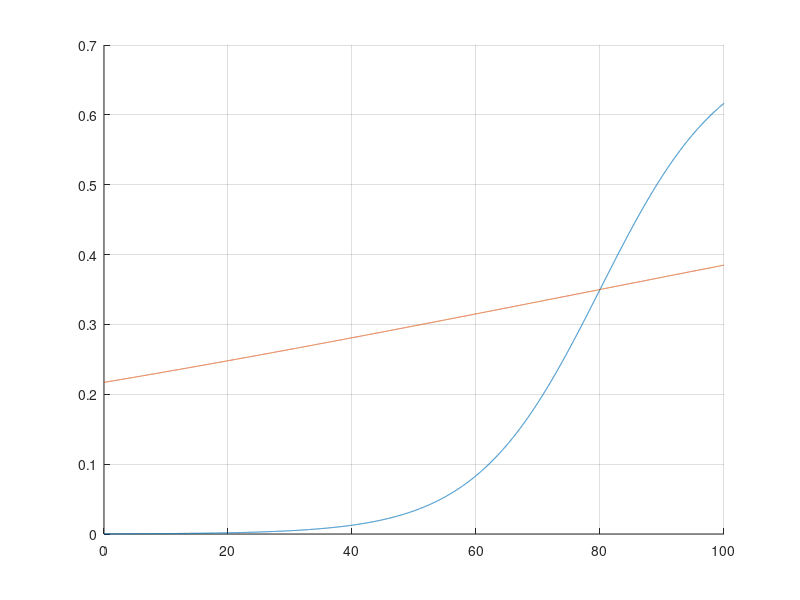
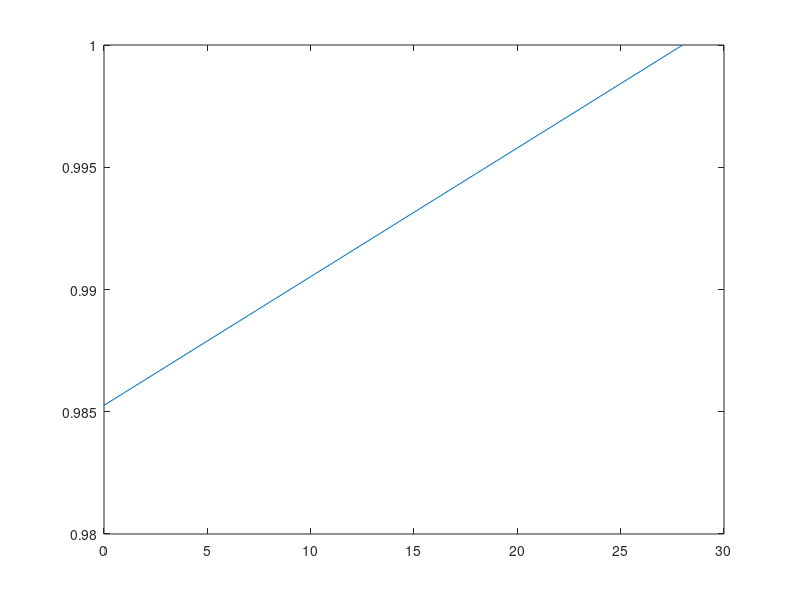
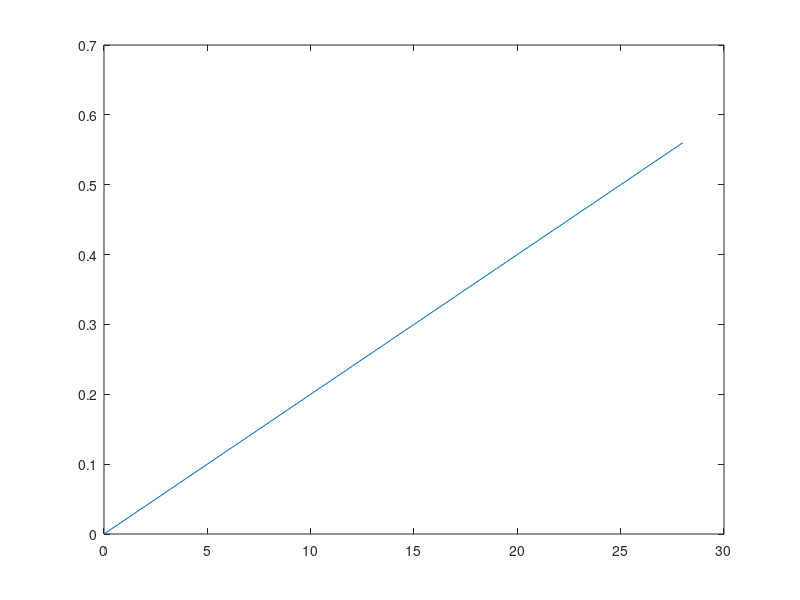

Recreate these plots in MATLAB, in order.
%%
x = 0:0.01:100;

L1 = 0.7./(1+exp(-0.1*(x-80)));
L2 = 0.7./(1+exp(-0.01*(x-80)));
figure;
hold on;
plot(x,L1);
plot(x,L2);
grid on;

%%
t = 0:1:28;
f = (1-28*(1/1900)) + t/1900;
figure;
plot(t,f);
hold off;
surv_prob = prod(f);


%%
t = 0:1:28;
f = 0.02*t;
figure;
plot(t,f);
surv_prob = prod(f);